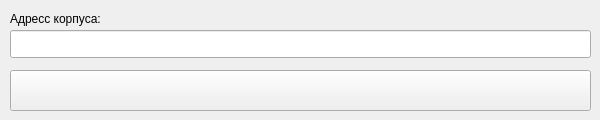
<?xml version="1.0" encoding="UTF-8"?>
<ui version="4.0">
 <class>MainWindow</class>
 <widget class="QMainWindow" name="MainWindow">
  <property name="geometry">
   <rect>
    <x>0</x>
    <y>0</y>
    <width>600</width>
    <height>120</height>
   </rect>
  </property>
  <property name="minimumSize">
   <size>
    <width>600</width>
    <height>120</height>
   </size>
  </property>
  <property name="maximumSize">
   <size>
    <width>600</width>
    <height>120</height>
   </size>
  </property>
  <property name="windowTitle">
   <string notr="true"/>
  </property>
  <widget class="QWidget" name="centralwidget">
   <widget class="QPushButton" name="result_button">
    <property name="geometry">
     <rect>
      <x>10</x>
      <y>70</y>
      <width>581</width>
      <height>41</height>
     </rect>
    </property>
    <property name="sizePolicy">
     <sizepolicy hsizetype="Preferred" vsizetype="Preferred">
      <horstretch>0</horstretch>
      <verstretch>0</verstretch>
     </sizepolicy>
    </property>
    <property name="minimumSize">
     <size>
      <width>0</width>
      <height>35</height>
     </size>
    </property>
    <property name="text">
     <string/>
    </property>
   </widget>
   <widget class="QLabel" name="building_label">
    <property name="geometry">
     <rect>
      <x>10</x>
      <y>10</y>
      <width>581</width>
      <height>17</height>
     </rect>
    </property>
    <property name="text">
     <string>Адресс корпуса:</string>
    </property>
   </widget>
   <widget class="QLineEdit" name="building_address">
    <property name="geometry">
     <rect>
      <x>10</x>
      <y>30</y>
      <width>581</width>
      <height>28</height>
     </rect>
    </property>
    <property name="minimumSize">
     <size>
      <width>0</width>
      <height>28</height>
     </size>
    </property>
   </widget>
  </widget>
 </widget>
 <resources/>
 <connections/>
</ui>
